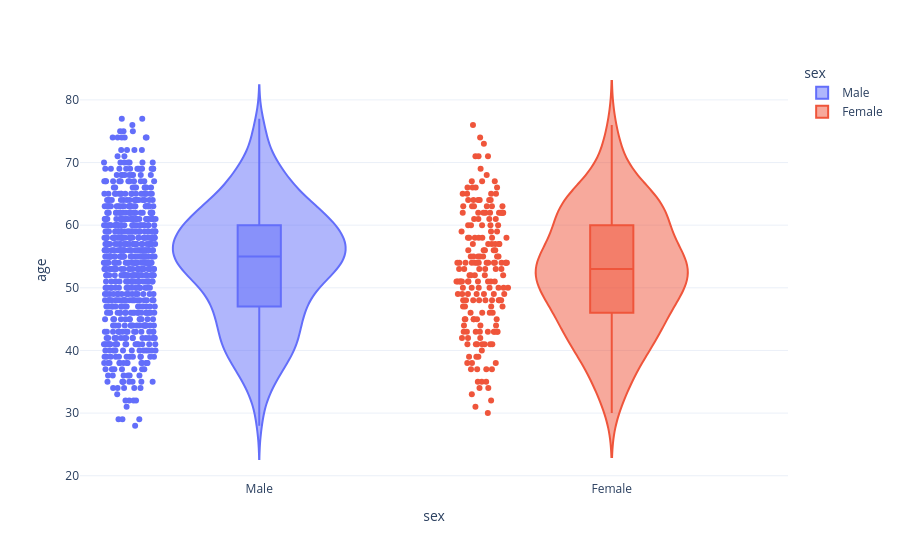

Here is the notebook cell this chart was saved with:
### Markdown cell above
# Violin Graph

### Code cell
fig = px.violin(df,
                x="sex",
                y="age",
                color="sex",
                box=True,
                points="all",
               )
fig.update_layout(template="plotly_white")

### Figure 1 — Plotly figure (JSON) as saved in the notebook; plotly's stock layout.template omitted (floating-point values rounded to 4 significant figures; data arrays with more than 128 entries replaced by an {"elided": "..."} marker saying what was removed)
{"data": [{"alignmentgroup": "True", "box": {"visible": true}, "hovertemplate": "sex=%{x}<br>age=%{y}<extra></extra>", "legendgroup": "Male", "marker": {"color": "#636efa"}, "name": "Male", "offsetgroup": "Male", "orientation": "v", "points": "all", "scalegroup": "True", "showlegend": true, "type": "violin", "x": {"elided": "726 str values"}, "x0": " ", "xaxis": "x", "y": {"elided": "726 int values"}, "y0": " ", "yaxis": "y"}, {"alignmentgroup": "True", "box": {"visible": true}, "hovertemplate": "sex=%{x}<br>age=%{y}<extra></extra>", "legendgroup": "Female", "marker": {"color": "#EF553B"}, "name": "Female", "offsetgroup": "Female", "orientation": "v", "points": "all", "scalegroup": "True", "showlegend": true, "type": "violin", "x": {"elided": "194 str values"}, "x0": " ", "xaxis": "x", "y": {"elided": "194 int values"}, "y0": " ", "yaxis": "y"}], "layout": {"legend": {"title": {"text": "sex"}, "tracegroupgap": 0}, "margin": {"t": 60}, "violinmode": "overlay", "xaxis": {"anchor": "y", "categoryarray": ["Male", "Female"], "categoryorder": "array", "domain": [0, 1], "title": {"text": "sex"}}, "yaxis": {"anchor": "x", "domain": [0, 1], "title": {"text": "age"}}}}
